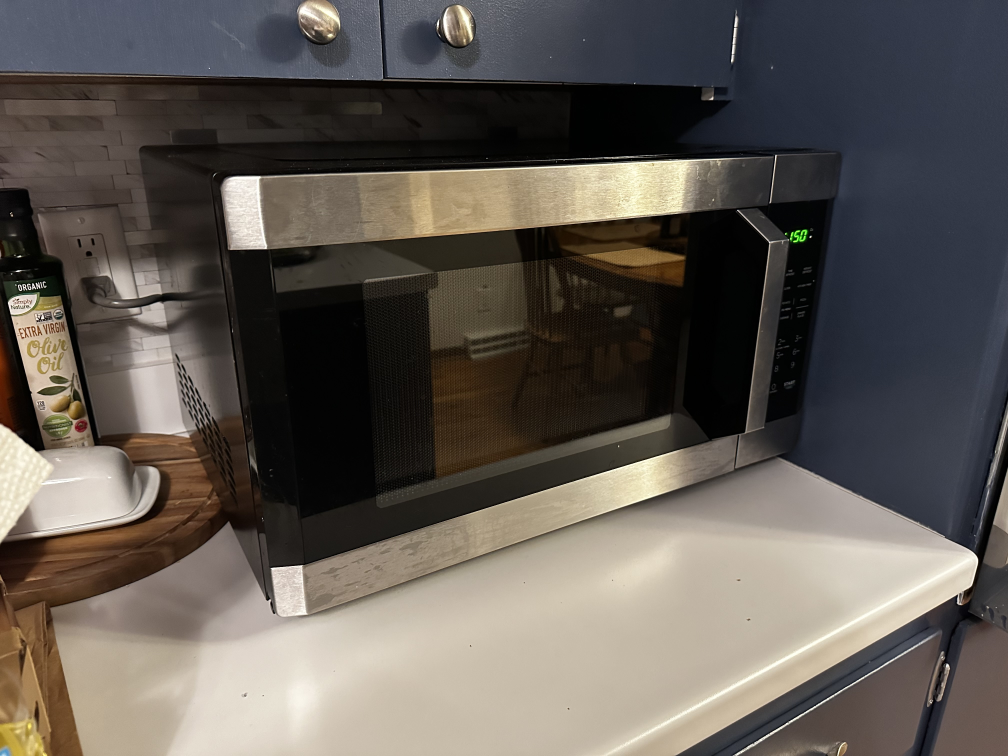
#> input picture PRNU_MATH535_PYTHON/Camera Fingerprint Images/IMG_1813.jpeg, 4032 x 3024 px (shown at 1/4 size); its folder holds only this picture in this run
$ python transform_images.py
#> lines starting #> are read from the running program, lines starting #| are printed output that depends on the picture
#> in resize_and_save_images, img is the input picture: shape (3024, 4032, 3); mean B, G, R 83.7, 89.8, 95.9
import os
import cv2
import glob

def center_crop(image):
    """
    Center crops the input image to a square.

    Parameters:
    - image (numpy.ndarray): Input image to be cropped.

    Returns:
    - numpy.ndarray: Cropped image.
    """
    # Get dimensions of the image
    h, w = image.shape[:2]
#> h = 3024; w = 4032

    # Determine the size of the square crop
    size = min(h, w)
#> size = 3024

    # Calculate cropping coordinates
    top = (h - size) // 2
#> top = 0
    bottom = top + size
#> bottom = 3024
    left = (w - size) // 2
#> left = 504
    right = left + size
#> right = 3528

    # Perform the center crop
    cropped_image = image[top:bottom, left:right]
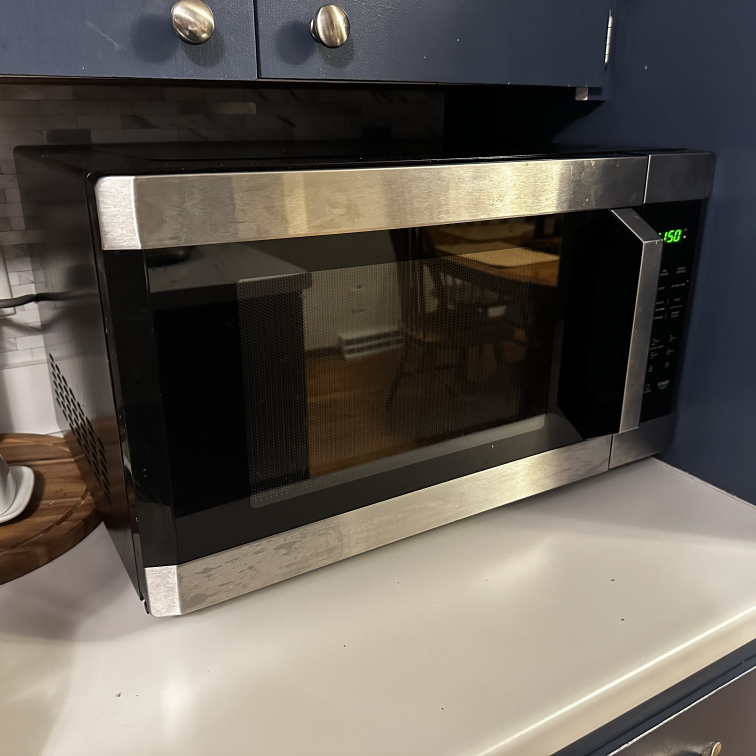
#> cropped_image: shape (3024, 3024, 3) (shown at 1/4 size); mean B, G, R 83.9, 91.1, 97.1

    return cropped_image

def crop_to_square(image, size=1024):
    """
    Crops the input image to a square with the specified size.

    Parameters:
    - image (numpy.ndarray): Input image to be cropped.
    - size (int): Size of the output square image.

    Returns:
    - numpy.ndarray: Cropped image.
    """
#> called with size = 1024
    # Get dimensions of the image
    h, w = image.shape[:2]
#> h = 3024; w = 3024

    # Calculate cropping coordinates
    top = (h - size) // 2
#> top = 1000
    bottom = top + size
#> bottom = 2024
    left = (w - size) // 2
#> left = 1000
    right = left + size
#> right = 2024

    # Perform the crop
    cropped_image = image[top:bottom, left:right]
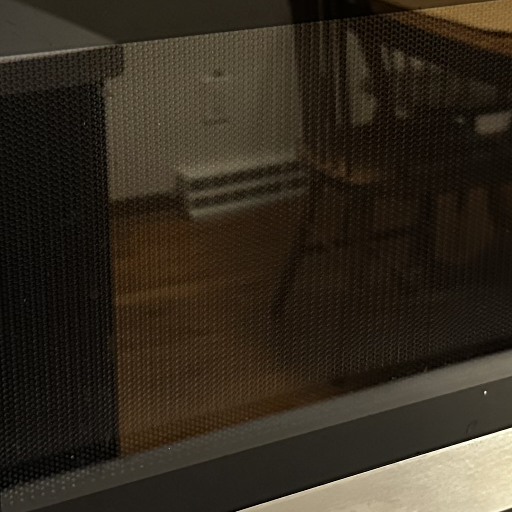
#> cropped_image: shape (1024, 1024, 3) (shown at 1/2 size); mean B, G, R 31.3, 43, 51.2

    return cropped_image

def resize_and_save_images(input_folder, output_folder):
    # Create the output folder if it doesn't exist
    if not os.path.exists(output_folder):
        os.makedirs(output_folder)

    # Get a list of image file paths in the input folder
    image_paths = glob.glob(os.path.join(input_folder, '*.jpeg'))

    for img_path in image_paths:
        # Read the image
        img = cv2.imread(img_path)

        # Center crop the image to a square
        cropped_img = center_crop(img)

        # Crop the square image to 1024x1024
        cropped_img = crop_to_square(cropped_img, size=1024)

        # Convert the image to grayscale
        grayscale_img = cv2.cvtColor(cropped_img, cv2.COLOR_BGR2GRAY)
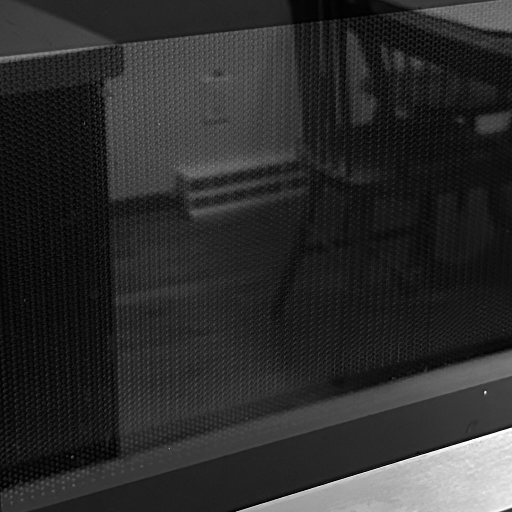
#> grayscale_img: shape (1024, 1024) (shown at 1/2 size); min 0, max 254, mean 44.1

        # Save the grayscale image to the output folder in .jpg format
        img_name = os.path.basename(img_path)
        img_name = os.path.splitext(img_name)[0] + '.jpg'
        output_path = os.path.join(output_folder, img_name)
        cv2.imwrite(output_path, grayscale_img, [int(cv2.IMWRITE_JPEG_QUALITY), 100])  # Save with 100% quality

if __name__ == "__main__":
    input_folder = 'PRNU_MATH535_PYTHON\Camera Fingerprint Images'  # Specify the path to your input folder containing images
    output_folder = 'PRNU_MATH535_PYTHON\Camera Fingerprint Images Alt'  # Specify the path to the output folder where resized grayscale images will be saved

    resize_and_save_images(input_folder, output_folder)

$ run again, on PRNU_MATH535_PYTHON/Camera Fingerprint Images/IMG_1818.jpeg
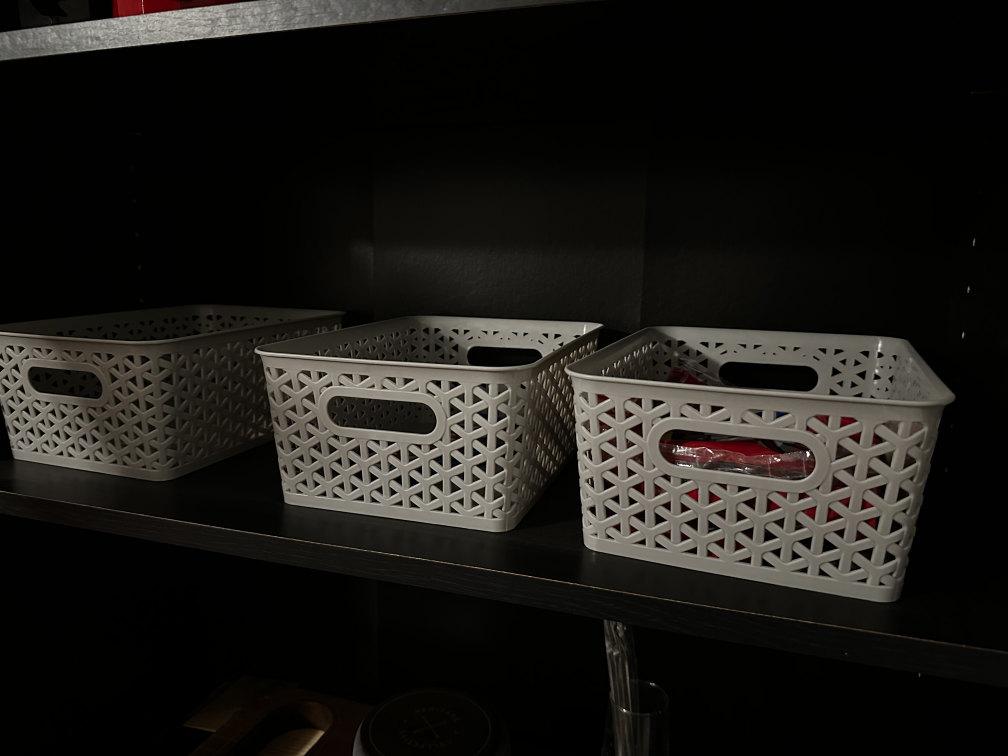
#> input picture PRNU_MATH535_PYTHON/Camera Fingerprint Images/IMG_1818.jpeg, 4032 x 3024 px (shown at 1/4 size)
#> in resize_and_save_images, img is the input picture: shape (3024, 4032, 3); mean B, G, R 22.4, 25.8, 27.6
#> in center_crop, `cropped_image = image[top:bottom, left:right]`:
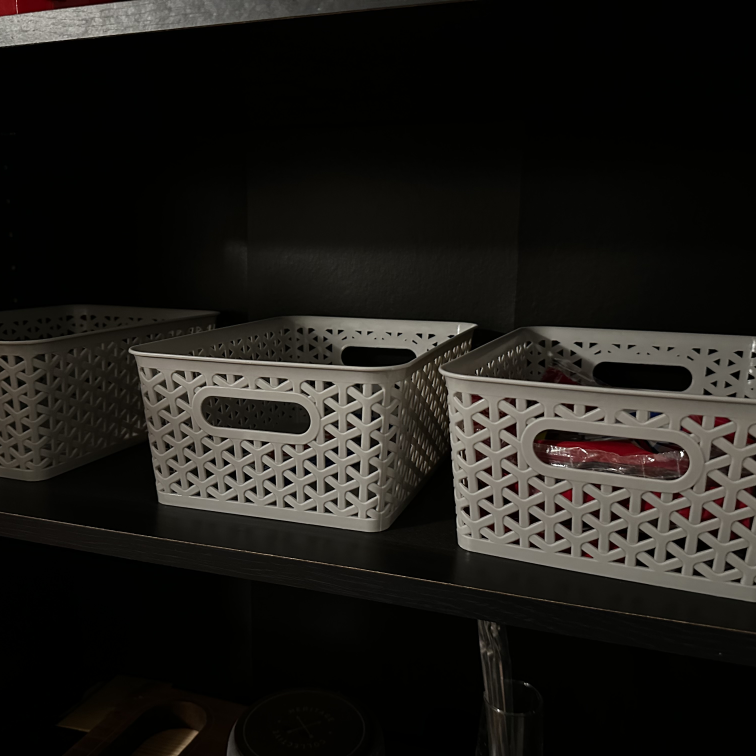
#> cropped_image: shape (3024, 3024, 3) (shown at 1/4 size); mean B, G, R 25.3, 29.1, 31.2
#> in crop_to_square, `cropped_image = image[top:bottom, left:right]`:
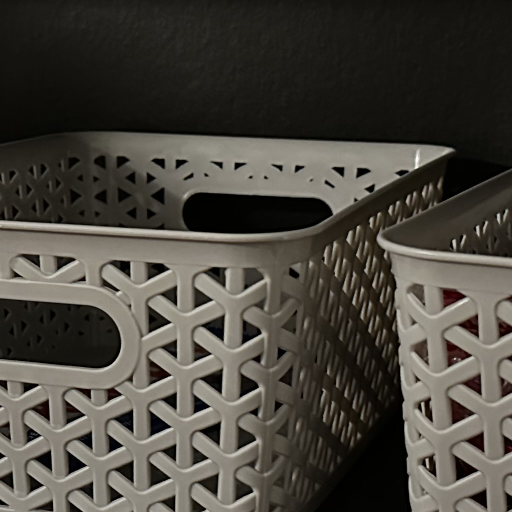
#> cropped_image: shape (1024, 1024, 3) (shown at 1/2 size); mean B, G, R 62.5, 70.1, 73.7

$ run again, on PRNU_MATH535_PYTHON/Camera Fingerprint Images/IMG_1819.jpeg
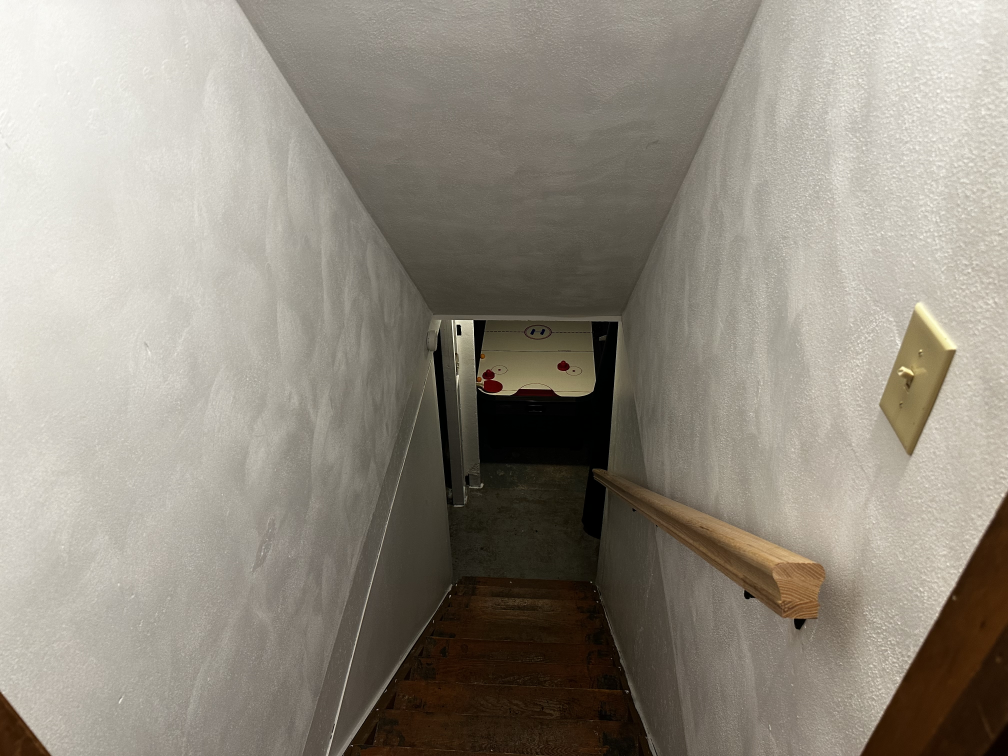
#> input picture PRNU_MATH535_PYTHON/Camera Fingerprint Images/IMG_1819.jpeg, 4032 x 3024 px (shown at 1/4 size)
#> in resize_and_save_images, img is the input picture: shape (3024, 4032, 3); mean B, G, R 128.3, 139.8, 146.2
#> in center_crop, `cropped_image = image[top:bottom, left:right]`:
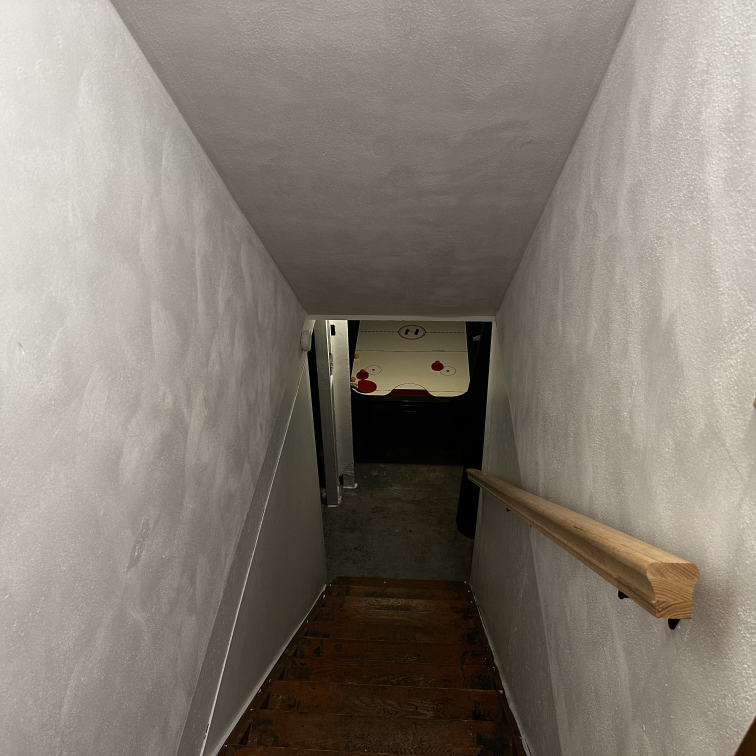
#> cropped_image: shape (3024, 3024, 3) (shown at 1/4 size); mean B, G, R 113.6, 124.7, 131
#> in resize_and_save_images, `grayscale_img = cv2.cvtColor(cropped_img, cv2.COLOR_BGR2GRAY)`:
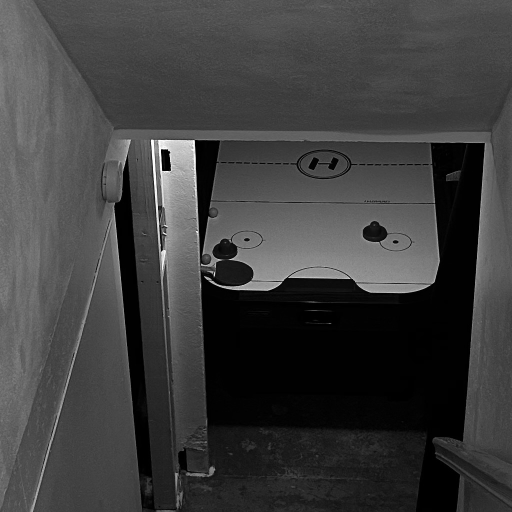
#> grayscale_img: shape (1024, 1024) (shown at 1/2 size); min 0, max 254, mean 62

$ run again, on PRNU_MATH535_PYTHON/Camera Fingerprint Images/IMG_1820.jpeg
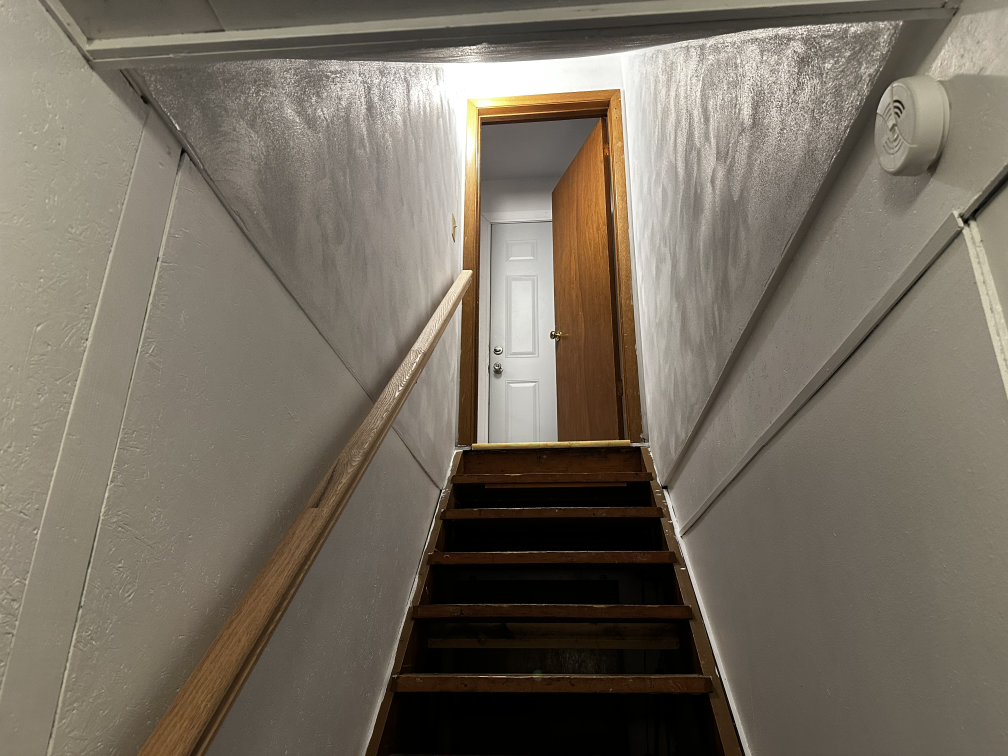
#> input picture PRNU_MATH535_PYTHON/Camera Fingerprint Images/IMG_1820.jpeg, 4032 x 3024 px (shown at 1/4 size)
#> in resize_and_save_images, img is the input picture: shape (3024, 4032, 3); mean B, G, R 96.9, 109.6, 118
#> in crop_to_square, `cropped_image = image[top:bottom, left:right]`:
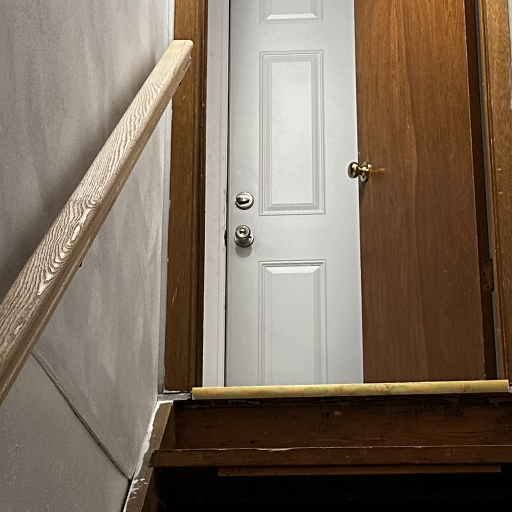
#> cropped_image: shape (1024, 1024, 3) (shown at 1/2 size); mean B, G, R 93.3, 109.2, 124.4
#> in resize_and_save_images, `grayscale_img = cv2.cvtColor(cropped_img, cv2.COLOR_BGR2GRAY)`:
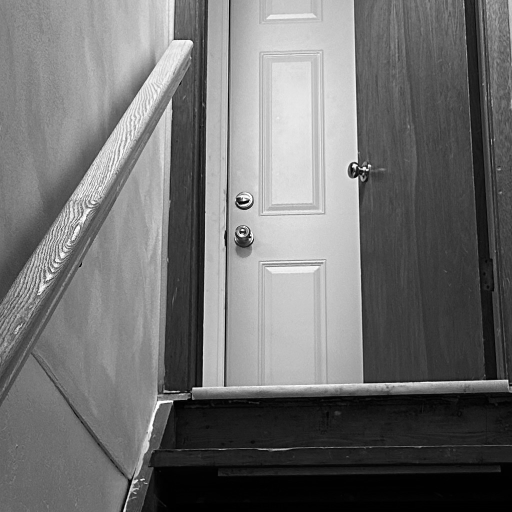
#> grayscale_img: shape (1024, 1024) (shown at 1/2 size); min 0, max 255, mean 111.9

$ run again, on PRNU_MATH535_PYTHON/Camera Fingerprint Images/IMG_1814.jpeg
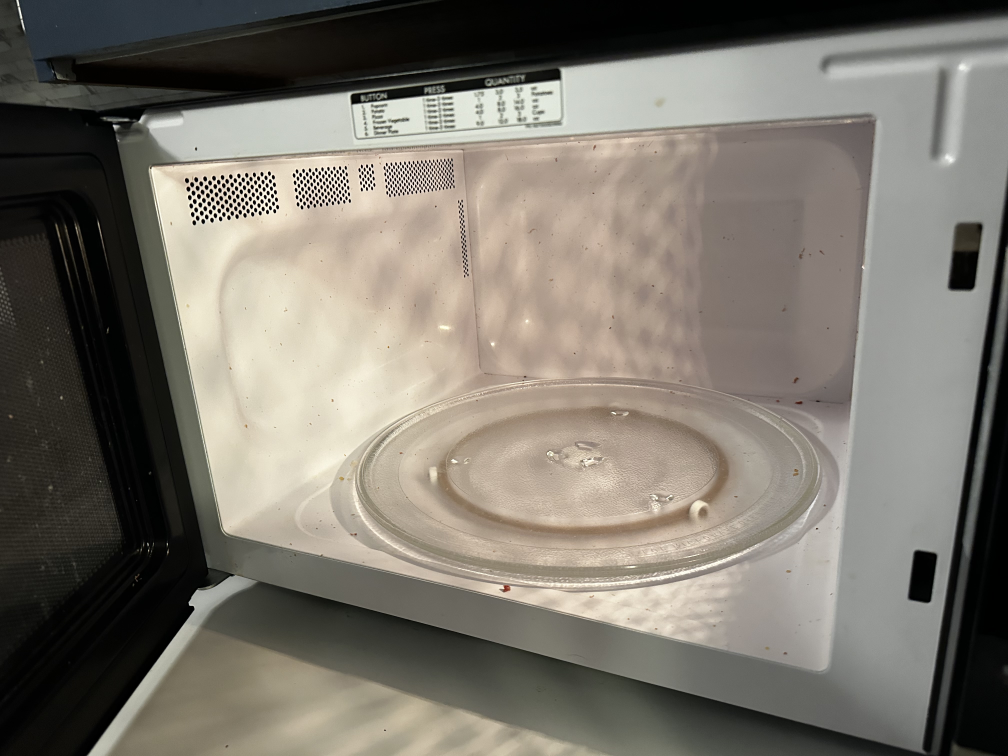
#> input picture PRNU_MATH535_PYTHON/Camera Fingerprint Images/IMG_1814.jpeg, 4032 x 3024 px (shown at 1/4 size)
#> in resize_and_save_images, img is the input picture: shape (3024, 4032, 3); mean B, G, R 108.8, 118.2, 123.2
#> in crop_to_square, `cropped_image = image[top:bottom, left:right]`:
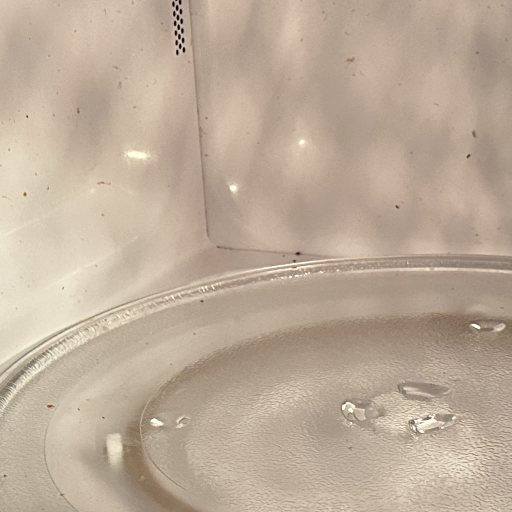
#> cropped_image: shape (1024, 1024, 3) (shown at 1/2 size); mean B, G, R 153.4, 171.9, 189.3
#> in resize_and_save_images, `grayscale_img = cv2.cvtColor(cropped_img, cv2.COLOR_BGR2GRAY)`:
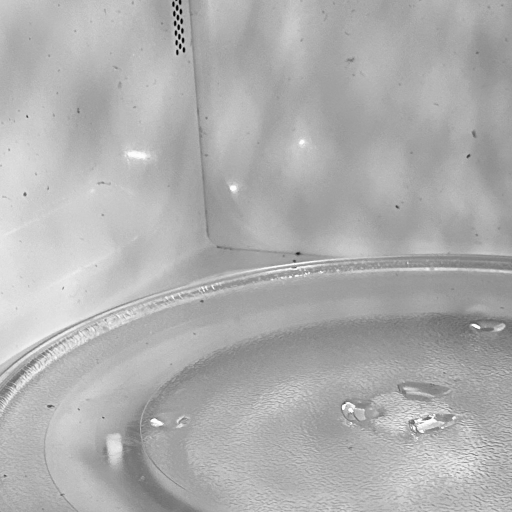
#> grayscale_img: shape (1024, 1024) (shown at 1/2 size); min 1, max 254, mean 175
